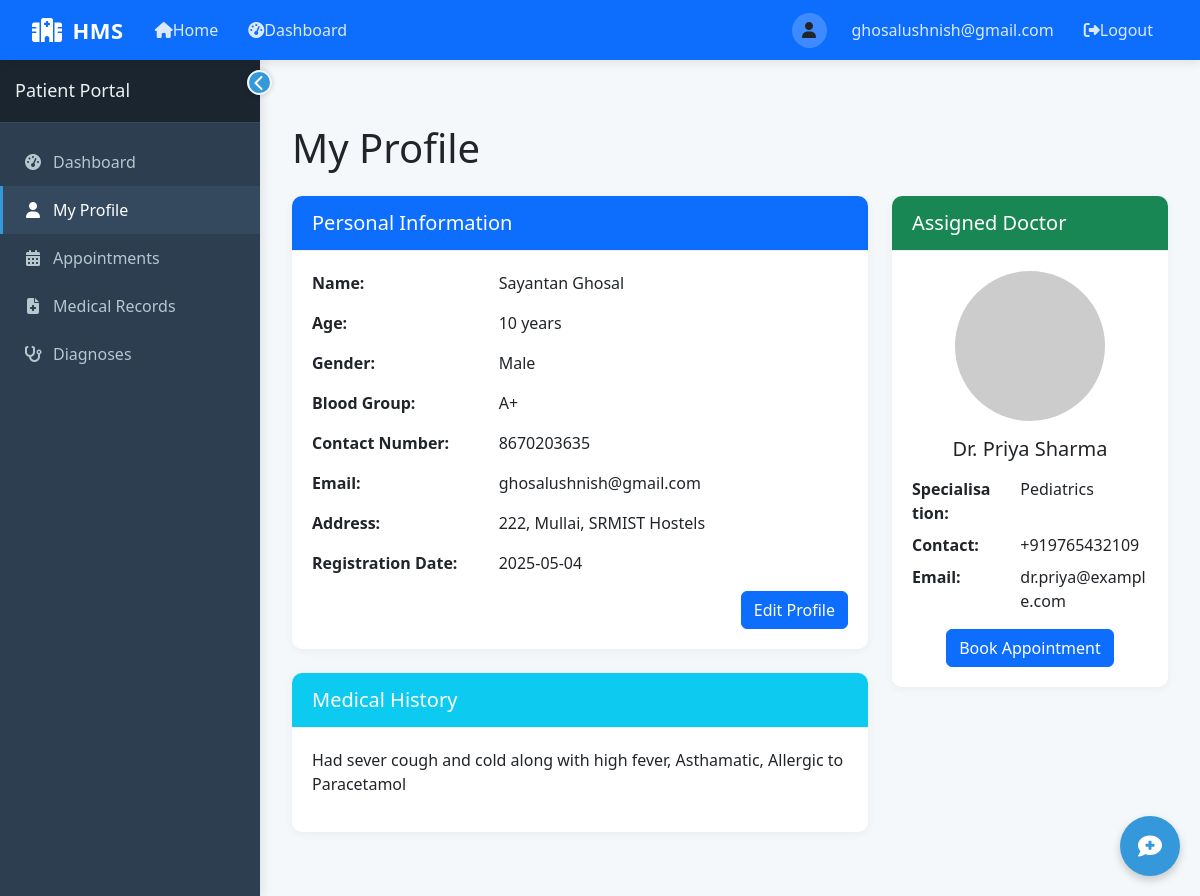
Screenshot of /patient/profile (signed in) with the database file from the repository.
### tables this page shows
CREATE TABLE Patient (
            PatientID INTEGER PRIMARY KEY AUTOINCREMENT,
            Name TEXT NOT NULL,
            Age INTEGER CHECK (Age > 0),
            Gender TEXT CHECK (Gender IN ('Male', 'Female', 'Other')),
            Password TEXT NOT NULL,
            ContactNumber TEXT,
            Email TEXT,
            Address TEXT,
            MedicalHistory TEXT,
            BloodGroup TEXT,
            AssignedDoctorID INTEGER,
            RegistrationDate DATE DEFAULT CURRENT_DATE,
            FOREIGN KEY (AssignedDoctorID) REFERENCES Doctor(DoctorID)
        );

CREATE TABLE Doctor (
            DoctorID INTEGER PRIMARY KEY AUTOINCREMENT,
            Name TEXT NOT NULL,
            Specialisation TEXT NOT NULL,
            Username TEXT NOT NULL UNIQUE,
            Password TEXT NOT NULL,
            ContactNumber TEXT,
            Email TEXT,
            AddedByAdmin INTEGER,
            JoinDate DATE DEFAULT CURRENT_DATE,
            FOREIGN KEY (AddedByAdmin) REFERENCES Admin(AdminID)
        );

### app.py (the view)
@app.route('/patient/profile')
def patient_profile():
    if 'user_id' not in session or session['user_type'] != 'patient':
        return redirect(url_for('login'))
    patient_id = session['user_id']
    conn = get_db_connection()
    patient = conn.execute('SELECT * FROM Patient WHERE PatientID = ?', (patient_id,)).fetchone()
    doctor = None
    if patient['AssignedDoctorID']:
        doctor = conn.execute('SELECT * FROM Doctor WHERE DoctorID = ?',
                             (patient['AssignedDoctorID'],)).fetchone()
    conn.close()
    return render_template('patient/profile.html', patient=patient, doctor=doctor)

### app.py (called while the page is built)
def get_db_connection():
    conn = sqlite3.connect(DB_PATH)
    conn.row_factory = sqlite3.Row
    return conn

### templates/patient/profile.html (shortened to what this page needs)
{% extends "layout.html" %}
{% block content %}
<div class="container py-4">
    <h1 class="mb-4">My Profile</h1>
    <div class="row">
        <div class="col-md-8">
            <div class="card">
                <div class="card-header bg-primary text-white">
                    <h5 class="mb-0">Personal Information</h5>
                </div>
                <div class="card-body">
                    <div class="row mb-3">
                        <div class="col-md-4"><strong>Name:</strong></div>
                        <div class="col-md-8">{{ patient.Name }}</div>
                    </div>
                    <div class="row mb-3">
                        <div class="col-md-4"><strong>Age:</strong></div>
                        <div class="col-md-8">{{ patient.Age }} years</div>
                    </div>
                    <div class="row mb-3">
                        <div class="col-md-4"><strong>Gender:</strong></div>
                        <div class="col-md-8">{{ patient.Gender }}</div>
                    </div>
                    <div class="row mb-3">
                        <div class="col-md-4"><strong>Blood Group:</strong></div>
                        <div class="col-md-8">{{ patient.BloodGroup or 'Not Specified' }}</div>
                    </div>
                    <div class="row mb-3">
                        <div class="col-md-4"><strong>Contact Number:</strong></div>
                        <div class="col-md-8">{{ patient.ContactNumber }}</div>
                    </div>
                    <div class="row mb-3">
                        <div class="col-md-4"><strong>Email:</strong></div>
                        <div class="col-md-8">{{ patient.Email }}</div>
                    </div>
                    <div class="row mb-3">
                        <div class="col-md-4"><strong>Address:</strong></div>
                        <div class="col-md-8">{{ patient.Address }}</div>
                    </div>
                    <div class="row mb-3">
                        <div class="col-md-4"><strong>Registration Date:</strong></div>
                        <div class="col-md-8">{{ patient.RegistrationDate }}</div>
                    </div>
                    <div class="text-end">
                        <a href="#" class="btn btn-primary">Edit Profile</a>
                    </div>
                </div>
            </div>
            <div class="card mt-4">
                <div class="card-header bg-info text-white">
                    <h5 class="mb-0">Medical History</h5>
                </div>
                <div class="card-body">
                    <p>{{ patient.MedicalHistory or 'No medical history recorded.' }}</p>
                </div>
            </div>
        </div>
        <div class="col-md-4">
            <div class="card">
                <div class="card-header bg-success text-white">
                    <h5 class="mb-0">Assigned Doctor</h5>
                </div>
                <div class="card-body">
                    {% if doctor %}
                    <div class="text-center mb-3">
                        <img src="https://via.placeholder.com/150" class="rounded-circle" alt="Doctor">
                    </div>
                    <h5 class="text-center mb-3">{{ doctor.Name }}</h5>
                    <div class="row mb-2">
                        <div class="col-md-5"><strong>Specialisation:</strong></div>
                        <div class="col-md-7">{{ doctor.Specialisation }}</div>
                    </div>
                    <div class="row mb-2">
                        <div class="col-md-5"><strong>Contact:</strong></div>
                        <div class="col-md-7">{{ doctor.ContactNumber }}</div>
                    </div>
                    <div class="row mb-2">
                        <div class="col-md-5"><strong>Email:</strong></div>
                        <div class="col-md-7">{{ doctor.Email }}</div>
                    </div>
                    <div class="text-center mt-3">
                        <a href="{{ url_for('patient_book_appointment') }}" class="btn btn-primary">Book Appointment</a>
                    </div>
                    {% else %}
                    <p class="text-center">No doctor assigned yet.</p>
                    <div class="text-center mt-3">
                        <a href="{{ url_for('patient_book_appointment') }}" class="btn btn-primary">Choose a Doctor</a>
                    </div>
                    {% endif %}
                </div>
            </div>
        </div>
    </div>
</div>
{% endblock %}

### templates/layout.html (shortened to what this page needs)
<!DOCTYPE html>
<html lang="en">
<head>
    <link href="https://cdn.jsdelivr.net/npm/bootstrap@5.3.0/dist/css/bootstrap.min.css" rel="stylesheet">
    <link rel="stylesheet" href="https://cdnjs.cloudflare.com/ajax/libs/font-awesome/6.4.0/css/all.min.css">
</head>
<body>
    <nav class="navbar navbar-expand-lg navbar-dark bg-primary">
        <div class="container-fluid">
            <a class="navbar-brand" href="{{ url_for('index') }}">
                <i class="fas fa-hospital"></i>HMS
            </a>
            <div class="collapse navbar-collapse" id="navbarNav">
                <ul class="navbar-nav me-auto">
                    <li class="nav-item">
                        <a class="nav-link {% if request.path == url_for('index') %}active{% endif %}" href="{{ url_for('index') }}">
                            <i class="fas fa-home"></i> Home
                        </a>
                    </li>
                    {% if session.get('user_id') %}
                        <li class="nav-item">
                            <a class="nav-link {% if request.path == url_for('dashboard') %}active{% endif %}" href="{{ url_for('dashboard') }}">
                                <i class="fas fa-tachometer-alt"></i> Dashboard
                            </a>
                        </li>
                    {% endif %}
                </ul>
                <ul class="navbar-nav">
                    {% if session.get('user_id') %}
                        <li class="nav-item user-welcome">
                            <div class="user-avatar">
                                <i class="fas fa-user"></i>
                            </div>
                            <span class="nav-link">{{ session.get('username') }}</span>
                        </li>
                        <li class="nav-item">
                            <a class="nav-link" href="{{ url_for('logout') }}">
                                <i class="fas fa-sign-out-alt"></i> Logout
                            </a>
                        </li>
                    {% else %}
                        <li class="nav-item">
                            <a class="nav-link {% if request.path == url_for('login') %}active{% endif %}" href="{{ url_for('login') }}">
                                <i class="fas fa-sign-in-alt"></i> Login
                            </a>
                        </li>
                    {% endif %}
                </ul>
            </div>
        </div>
    </nav>
    <div class="main-container">
        {% if session.get('user_id') %}
        <div class="sidebar">
            <div class="sidebar-toggler">
                <i class="fas fa-chevron-left"></i>
            </div>
            <div class="sidebar-header">
                <h3>
                    {% if session.get('user_type') == 'admin' %}
                        Admin Panel
                    {% elif session.get('user_type') == 'doctor' %}
                        Doctor Portal
                    {% elif session.get('user_type') == 'patient' %}
                        Patient Portal
                    {% endif %}
                </h3>
            </div>
            <ul class="sidebar-menu">
                {% if session.get('user_type') == 'admin' %}
                    <li class="menu-item">
                        <a href="{{ url_for('dashboard') }}" class="menu-link {% if request.path == url_for('dashboard') %}active{% endif %}">
                            <span class="menu-icon"><i class="fas fa-tachometer-alt"></i></span>
                            <span class="menu-text">Dashboard</span>
                        </a>
                    </li>
                    <li class="menu-item">
                        <a href="{{ url_for('admin_doctors') }}" class="menu-link {% if '/admin/doctors' in request.path %}active{% endif %}">
                            <span class="menu-icon"><i class="fas fa-user-md"></i></span>
                            <span class="menu-text">Doctors</span>
                        </a>
                    </li>
                    <li class="menu-item">
                        <a href="{{ url_for('admin_patients') }}" class="menu-link {% if '/admin/patients' in request.path %}active{% endif %}">
                            <span class="menu-icon"><i class="fas fa-user-injured"></i></span>
                            <span class="menu-text">Patients</span>
                        </a>
                    </li>
                    <li class="menu-item">
                        <a href="#" class="menu-link">
                            <span class="menu-icon"><i class="fas fa-calendar-check"></i></span>
                            <span class="menu-text">Appointments</span>
                        </a>
                    </li>
                    <li class="menu-item">
                        <a href="#" class="menu-link">
                            <span class="menu-icon"><i class="fas fa-cog"></i></span>
                            <span class="menu-text">Settings</span>
                        </a>
                    </li>
                {% elif session.get('user_type') == 'patient' %}
                    <li class="menu-item">
                        <a href="{{ url_for('dashboard') }}" class="menu-link {% if request.path == url_for('dashboard') %}active{% endif %}">
                            <span class="menu-icon"><i class="fas fa-tachometer-alt"></i></span>
                            <span class="menu-text">Dashboard</span>
                        </a>
                    </li>
                    <li class="menu-item">
                        <a href="{{ url_for('patient_profile') }}" class="menu-link {% if '/patient/profile' in request.path %}active{% endif %}">
                            <span class="menu-icon"><i class="fas fa-user"></i></span>
                            <span class="menu-text">My Profile</span>
                        </a>
                    </li>
                    <li class="menu-item">
                        <a href="{{ url_for('patient_appointments') }}" class="menu-link {% if '/patient/appointments' in request.path %}active{% endif %}">
                            <span class="menu-icon"><i class="fas fa-calendar-alt"></i></span>
                            <span class="menu-text">Appointments</span>
                        </a>
                    </li>
                    <li class="menu-item">
                        <a href="{{ url_for('patient_medical_records') }}" class="menu-link {% if '/patient/medical_records' in request.path %}active{% endif %}">
                            <span class="menu-icon"><i class="fas fa-file-medical"></i></span>
                            <span class="menu-text">Medical Records</span>
                        </a>
                    </li>
                    <li class="menu-item">
                        <a href="{{ url_for('patient_diagnoses') }}" class="menu-link {% if '/patient/diagnoses' in request.path %}active{% endif %}">
                            <span class="menu-icon"><i class="fas fa-stethoscope"></i></span>
                            <span class="menu-text">Diagnoses</span>
                        </a>
                    </li>
                {% endif %}
            </ul>
        </div>
        {% endif %}
        <div class="content-wrapper">
            {% block content %}{% endblock %}
        </div>
    </div>
</body>
</html>

### templates/layout.html (style rules this page uses)
body { font-family: 'Segoe UI', Tahoma, Geneva, Verdana, sans-serif; background-color: #f5f8fa; overflow-x: hidden; }
.main-container { display: flex; min-height: calc(100vh - 60px); }
.sidebar { width: 260px; background-color: #2c3e50; color: #ecf0f1; min-height: calc(100vh - 60px); transition: all 0.3s; box-shadow: 2px 0 10px rgba(0, 0, 0, 0.1); position: relative; z-index: 100; }
.sidebar-header { padding: 20px 15px; background-color: #1a252f; border-bottom: 1px solid #34495e; }
.sidebar-header h3 { color: #ecf0f1; font-size: 18px; margin: 0; white-space: nowrap; overflow: hidden; text-overflow: ellipsis; }
.sidebar-menu { padding: 15px 0; list-style: none; margin: 0; }
.sidebar-menu .menu-item { padding: 0; position: relative; }
.sidebar-menu .menu-link { display: flex; align-items: center; color: #b8c7ce; padding: 12px 20px; text-decoration: none; transition: all 0.3s; border-left: 3px solid transparent; }
.sidebar-menu .menu-link.active { color: #fff; background-color: #34495e; border-left-color: #3498db; }
.sidebar-menu .menu-icon { margin-right: 10px; font-size: 16px; width: 20px; text-align: center; }
.sidebar-menu .menu-text { white-space: nowrap; overflow: hidden; }
.sidebar-toggler { position: absolute; top: 10px; right: -12px; background: #3498db; color: white; width: 25px; height: 25px; border-radius: 50%; display: flex; align-items: center; justify-content: center; cursor: pointer; box-shadow: 0 0 5px rgba(0, 0, 0, 0.2); z-index: 2; border: 2px solid #f5f8fa; }
.content-wrapper { flex: 1; padding: 20px; transition: all 0.3s; max-width: calc(100vw - 260px); }
.card { border: none; border-radius: 10px; box-shadow: 0 2px 10px rgba(0, 0, 0, 0.05); margin-bottom: 20px; transition: transform 0.3s, box-shadow 0.3s; }
.card-header { background-color: #f8f9fa; border-bottom: 1px solid #eee; font-weight: 600; padding: 15px 20px; border-top-left-radius: 10px !important; border-top-right-radius: 10px !important; }
.card-body { padding: 20px; }
.navbar { padding: 0 20px; height: 60px; box-shadow: 0 2px 10px rgba(0, 0, 0, 0.1); position: relative; z-index: 200; }
.navbar-brand { font-weight: 700; font-size: 22px; letter-spacing: 0.5px; display: flex; align-items: center; }
.navbar-brand i { margin-right: 10px; font-size: 24px; }
.navbar-dark .navbar-nav .nav-link { color: rgba(255, 255, 255, 0.85); font-weight: 500; padding: 0 15px; height: 60px; display: flex; align-items: center; }
.user-welcome { display: flex; align-items: center; }
.user-avatar { width: 35px; height: 35px; border-radius: 50%; background-color: rgba(255, 255, 255, 0.2); display: flex; align-items: center; justify-content: center; margin-right: 10px; }

### rows the page displays
Patient: get "ghosalushnish@gmail.com", Name "Sayantan Ghosal", Age "10", Gender "Male", BloodGroup "A+", ContactNumber "8670203635", Email "ghosalushnish@gmail.com", Address "222, Mullai, SRMIST Hostels", RegistrationDate "2025-05-04", MedicalHistory "Had sever cough and cold along with high fever, Asthamatic, Allergic to Paracetamol"
Doctor: Name "Dr. Priya Sharma", Specialisation "Pediatrics", ContactNumber "+919765432109", Email "dr.priya@example.com"
